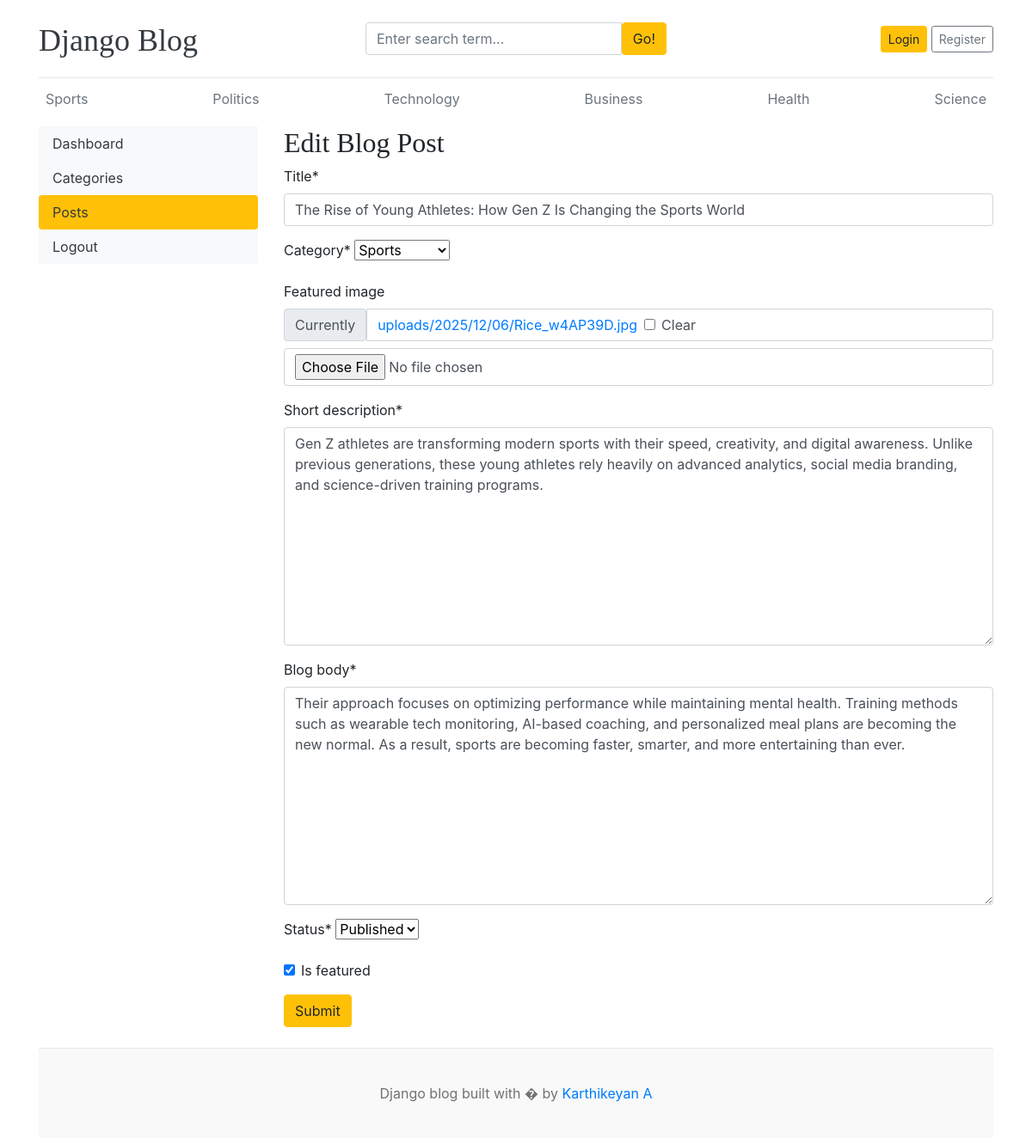
Screenshot of /dashboards/posts/edit/1/ with the database file from the repository.
### blogs/models.py (models this page shows, shortened)
class Category(models.Model):
    category_name = models.CharField(max_length=100, unique=True)
    created_at = models.DateTimeField(auto_now_add=True)
    updated_at = models.DateTimeField(auto_now=True)
    class Meta:
        verbose_name_plural = "Categories"
    def __str__(self):
        return self.category_name

class Blog(models.Model):
    title = models.CharField(max_length=200)
    slug = models.SlugField(max_length=200, unique=True, blank=True)
    category = models.ForeignKey(Category, on_delete=models.CASCADE, related_name='blogs')
    author = models.ForeignKey(User, on_delete=models.CASCADE)
    featured_image = models.ImageField(upload_to='uploads/%Y/%m/%d', blank=True, null=True)
    short_description = models.TextField(max_length=500)
    blog_body = models.TextField(max_length=2000)
    status = models.CharField(max_length=20, choices=STATUS_CHOICES, default="Draft")
    is_featured = models.BooleanField(default=False)
    created_at = models.DateTimeField(auto_now_add=True)
    updated_at = models.DateTimeField(auto_now=True)

### dashboards/views.py (the view, shortened to what this page needs)
# urls.py: path('posts/edit/<int:pk>/', views.edit_post, name='edit_post'),
def edit_post(request, pk):
    post = get_object_or_404(Blog, pk=pk)
    form = BlogPostForm(instance=post)
    context = {
        'form': form,
        'post': post,
    }
    return render(request, 'dashboard/edit_post.html', context)

### dashboards/forms.py
class BlogPostForm(forms.ModelForm):
    class Meta:
        model = Blog
        fields = ('title', 'category', 'featured_image', 'short_description', 'blog_body', 'status', 'is_featured')

### blogs/context_processors.py (called while the page is built)
def get_categories(request):
    categories = Category.objects.all()
    return dict(categories=categories)

def get_social_links(request):
   social_links = SocialLink.objects.all()
   return dict(social_links=social_links)

### templates/dashboard/edit_post.html (shortened to what this page needs)
{% extends 'base.html' %}
{% block content %}
{% load crispy_forms_tags %}
<div class="row">
     {% include 'dashboard/sidebar.html' %}
   <div class="col-md-9">
    <h2>Edit Blog Post</h2>
    <form action="{% url 'edit_post' post.id %}" method="POST" enctype="multipart/form-data">
        {{ form | crispy }}
        <button type="submit" class="btn btn-warning">Submit</button>
    </form>
    <br>
    </div>
</div>
{% endblock %}

### templates/base.html (shortened to what this page needs)
{% load static %}
<!DOCTYPE html>
<html lang="en">
<head>
    <link href="https://getbootstrap.com/docs/4.0/dist/css/bootstrap.min.css" rel="stylesheet">
    <link href="{% static 'css/blog.css' %}" rel="stylesheet">
    <link rel="stylesheet" href="https://cdnjs.cloudflare.com/ajax/libs/font-awesome/4.7.0/css/font-awesome.min.css">
  </head>
<body>
    <div class="container">
      <header class="blog-header py-3">
        <div class="row flex-nowrap justify-content-between align-items-center">
          <div class="col-4 pt-1">
            <a class="blog-header-logo text-dark" href="/">Django Blog</a>
          </div>
          <div class='col-4'>
            <form action="{% url 'search' %}" method="GET">
                <div class="input-group">
                    <input class="form-control" type="text" name="keyword" value="{{ keyword }}" placeholder="Enter search term..." aria-label="Enter search term..." aria-describedby="button-search" />
                    <button type="submit" class="btn btn-warning" id="button-search" type="button">Go!</button>
                    </div>
            </form>
          </div>
          <div class="col-4 d-flex justify-content-end align-items-center">
            {% if not user.is_authenticated %}
            <a class="btn btn-sm btn-warning" href="{% url 'login' %}">Login</a> &nbsp;
            <a class="btn btn-sm btn-outline-secondary" href="{% url 'register' %}">Register</a>
            {% else %}
            <span><a href="{% url 'dashboard' %}">Dashboard</a></span>
            &emsp;
            <span><a href="{% url 'logout' %}">Logout</a></span>
            {% endif %}
          </div>
        </div>
      </header>
      <div class="nav-scroller py-1 mb-2">
      <nav class="nav d-flex justify-content-between">
        {% for cat in categories %}
          <a class="p-2 text-muted" href="{% url 'posts_by_category' cat.id %}">{{cat.category_name}}</a>
        {% endfor %}
      </nav>
   </div>
{% block content %}
{% endblock %}
<footer class="blog-footer">
  <p>Django blog built with � by <a href="#">Karthikeyan A</a></p>
</footer>
</body>
</html>

### blog_main/static/css/blog.css (style rules this page uses)
.blog-header { border-bottom: 1px solid #e5e5e5; }
.blog-header-logo { font-family: "Playfair Display", Georgia, "Times New Roman", serif; font-size: 2.25rem; }
h1, h2, h3, h4, h5, h6 { font-family: "Playfair Display", Georgia, "Times New Roman", serif; }
.blog-footer { padding: 2.5rem 0; color: #727272; text-align: center; background-color: #f9f9f9; border-top: .05rem solid #e5e5e5; }
.blog-footer p:last-child { margin-bottom: 0; }

### rows the page displays
Category: category_name "Sports"
Category: category_name "Politics"
Category: category_name "Technology"
Category: category_name "Business"
Category: category_name "Health"
Category: category_name "Science"
Blog: title "The Rise of Young Athletes: How Gen Z Is Changing the Sports World", category "Sports", short_description "Gen Z athletes are transforming modern sports with their speed, creativity, and digital awareness. Unlike previous generations, these young athletes rely heavily on advanced analytics, social media branding, and science-driven training programs.", blog_body "Their approach focuses on optimizing performance while maintaining mental health. Training methods such as wearable tech monitoring, AI-based coaching, and personalized meal plans are becoming the new normal. As a result, sports are becoming faster, smarter, and more entertaining than ever.", status "Published", is_featured "☑"
